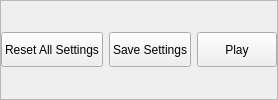
     <widget class="QFrame" name="fr_MainButtons">
      <property name="frameShape">
       <enum>QFrame::StyledPanel</enum>
      </property>
      <property name="frameShadow">
       <enum>QFrame::Raised</enum>
      </property>
      <layout class="QGridLayout" name="gridLayout_14">
       <property name="leftMargin">
        <number>0</number>
       </property>
       <property name="topMargin">
        <number>0</number>
       </property>
       <property name="rightMargin">
        <number>0</number>
       </property>
       <property name="bottomMargin">
        <number>0</number>
       </property>
       <item row="0" column="1">
        <widget class="QPushButton" name="Btn_SaveSettings">
         <property name="minimumSize">
          <size>
           <width>0</width>
           <height>35</height>
          </size>
         </property>
         <property name="statusTip">
          <string>Saves the Settings | Ctrl+S</string>
         </property>
         <property name="whatsThis">
          <string/>
         </property>
         <property name="text">
          <string>Save Settings</string>
         </property>
         <property name="shortcut">
          <string>Ctrl+S</string>
         </property>
        </widget>
       </item>
       <item row="0" column="2">
        <widget class="QPushButton" name="Btn_Play">
         <property name="minimumSize">
          <size>
           <width>0</width>
           <height>35</height>
          </size>
         </property>
         <property name="statusTip">
          <string>Launches the game</string>
         </property>
         <property name="text">
          <string>Play</string>
         </property>
        </widget>
       </item>
       <item row="0" column="0">
        <widget class="QPushButton" name="Btn_ResetAllSettings">
         <property name="minimumSize">
          <size>
           <width>0</width>
           <height>35</height>
          </size>
         </property>
         <property name="statusTip">
          <string>Saves the Settings</string>
         </property>
         <property name="whatsThis">
          <string/>
         </property>
         <property name="text">
          <string>Reset All Settings</string>
         </property>
         <property name="icon">
          <iconset resource="resources.qrc">
           <normaloff>:/Images/Reset_Icon_16px</normaloff>:/Images/Reset_Icon_16px</iconset>
         </property>
         <property name="iconSize">
          <size>
           <width>24</width>
           <height>24</height>
          </size>
         </property>
         <property name="flat">
          <bool>false</bool>
         </property>
        </widget>
       </item>
      </layout>
     </widget>
